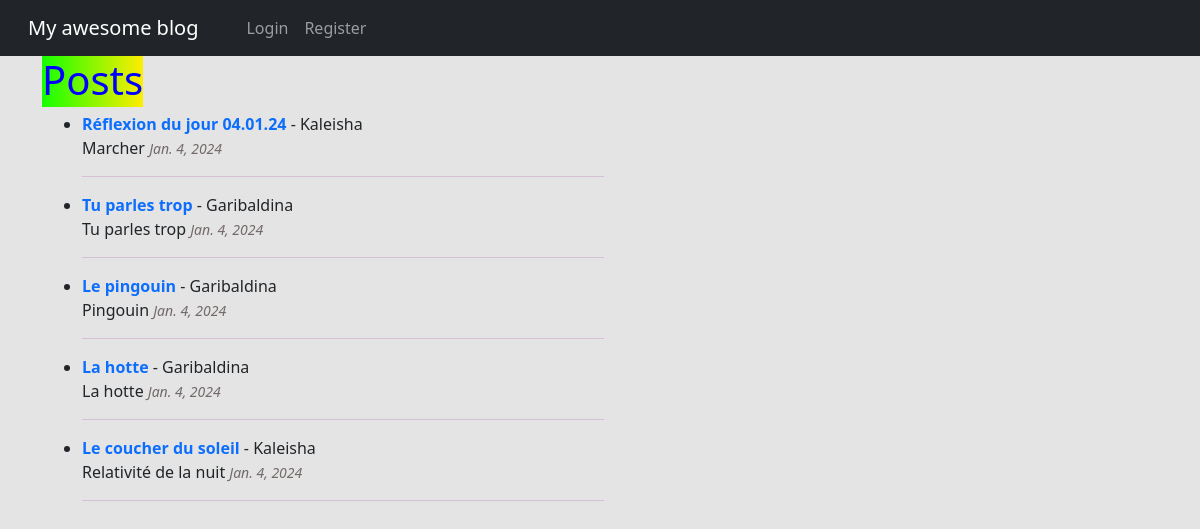
The page / on the database its author committed.
### theblog/models.py (models this page shows, shortened)
class Post(models.Model):
    title = models.CharField(max_length=255)
    title_tag = models.CharField(max_length=255)
    body = RichTextField(blank=True, null=True)
    author = models.ForeignKey(User, on_delete=models.CASCADE)
    post_date = models.DateField(auto_now_add=True)
    likes = models.ManyToManyField(User, related_name='blog_posts')
    summary = models.CharField(max_length=255)

### theblog/views.py (the view)
# urls.py: path('', HomeView.as_view(), name="home"),
class HomeView(ListView):
    model = Post
    template_name = 'home.html'
    ordering = ['-post_date']

### theblog/templates/home.html (shortened to what this page needs)
{% extends "base.html" %}
{% block content %}
<h1 style="color:blue"><span style="background-image: linear-gradient(to right, #16FF00, #FFED00);">Posts</span></h1>
<ul>
  {% for post in object_list %}
    <li>
      <a href="{% url 'article-detail' post.pk %}" style="text-decoration: none; color:##3b6698;"
      > <strong>{{ post.title }}</strong> </a> - {{post.author.username }}
      {{ post.summary}}
      <small><i style="color:#736969;">{{ post.post_date }}</i></small>
      <hr style="width:50%; color:#b455ac;">
    </li>
  {% endfor %}
</ul>
{% endblock %}

### rows shown on the page
Post: title "Réflexion du jour 04.01.24", author.username "Kaleisha", summary "Marcher", post_date "Jan. 4, 2024"
Post: title "Tu parles trop", author.username "Garibaldina", summary "Tu parles trop", post_date "Jan. 4, 2024"
Post: title "Le pingouin", author.username "Garibaldina", summary "Pingouin", post_date "Jan. 4, 2024"
Post: title "La hotte", author.username "Garibaldina", summary "La hotte", post_date "Jan. 4, 2024"
Post: title "Le coucher du soleil", author.username "Kaleisha", summary "Relativité de la nuit", post_date "Jan. 4, 2024"
